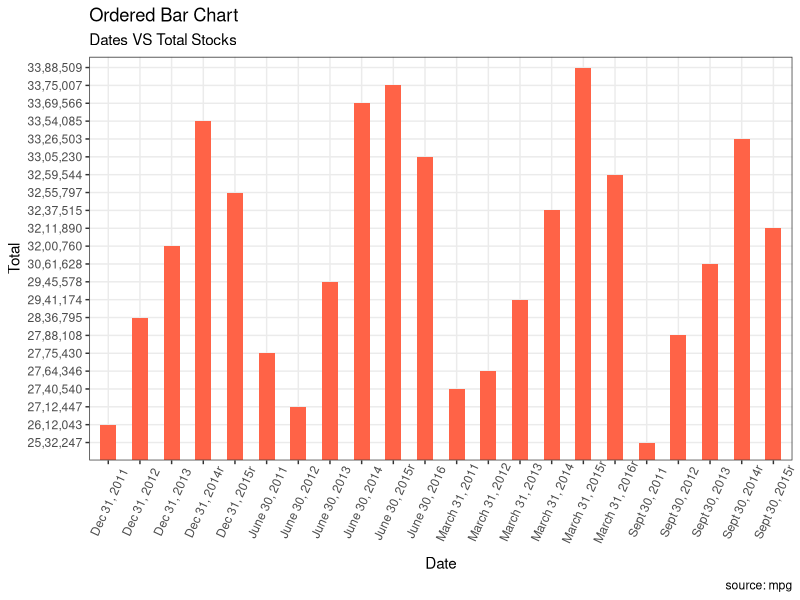
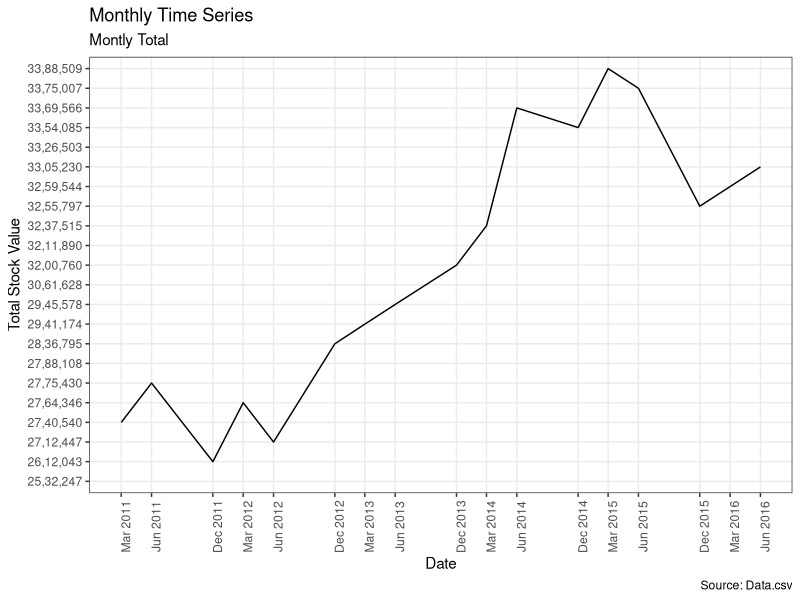

R code for these plots, in order:
library(ggplot2)
theme_set(theme_bw())

data <- read.csv('data.csv')
View(data)
# Draw plot
ggplot(data, aes(x=Date, y=Total)) + 
  geom_bar(stat="identity", width=.5, fill="tomato") + 
  labs(title="Ordered Bar Chart", 
       subtitle="Dates VS Total Stocks", 
       caption="source: mpg") + 
  theme(axis.text.x = element_text(angle=65, vjust=0.6))

library(ggplot2)
library(lubridate)
theme_set(theme_bw())

# read the CSV file
df <- read.csv("data.csv")
head(df)
# subset the data to include only the required columns
df_m <- df[, c("Date", "Total")]

# convert the date column to a date format and extract the month and year information
df_m$Date <- as.Date(df_m$Date, format = "%B %d, %Y")
lbls <- paste0(month.abb[month(df_m$Date)], " ", lubridate::year(df_m$Date))
brks <- df_m$Date

ggplot(df_m, aes(x=Date, y=Total, group=1)) + 
  geom_line() + 
  labs(title="Monthly Time Series", 
       subtitle="Montly Total",
       caption="Source: Data.csv", 
       y="Total Stock Value") +  # title and caption
  scale_x_date(labels = lbls, 
               breaks = brks) +  # change to monthly ticks and labels
  theme(axis.text.x = element_text(angle = 90, vjust=1),  # rotate x axis text
        panel.grid.minor = element_blank())  # turn off minor grid


# Removing Duplicate
data <- unique(data)

# Remove rows with missing data
data <- na.omit(data)

# Fill missing values with a specific value
#data$column[is.na(data$column)] <- value

# Identify and remove outliers











